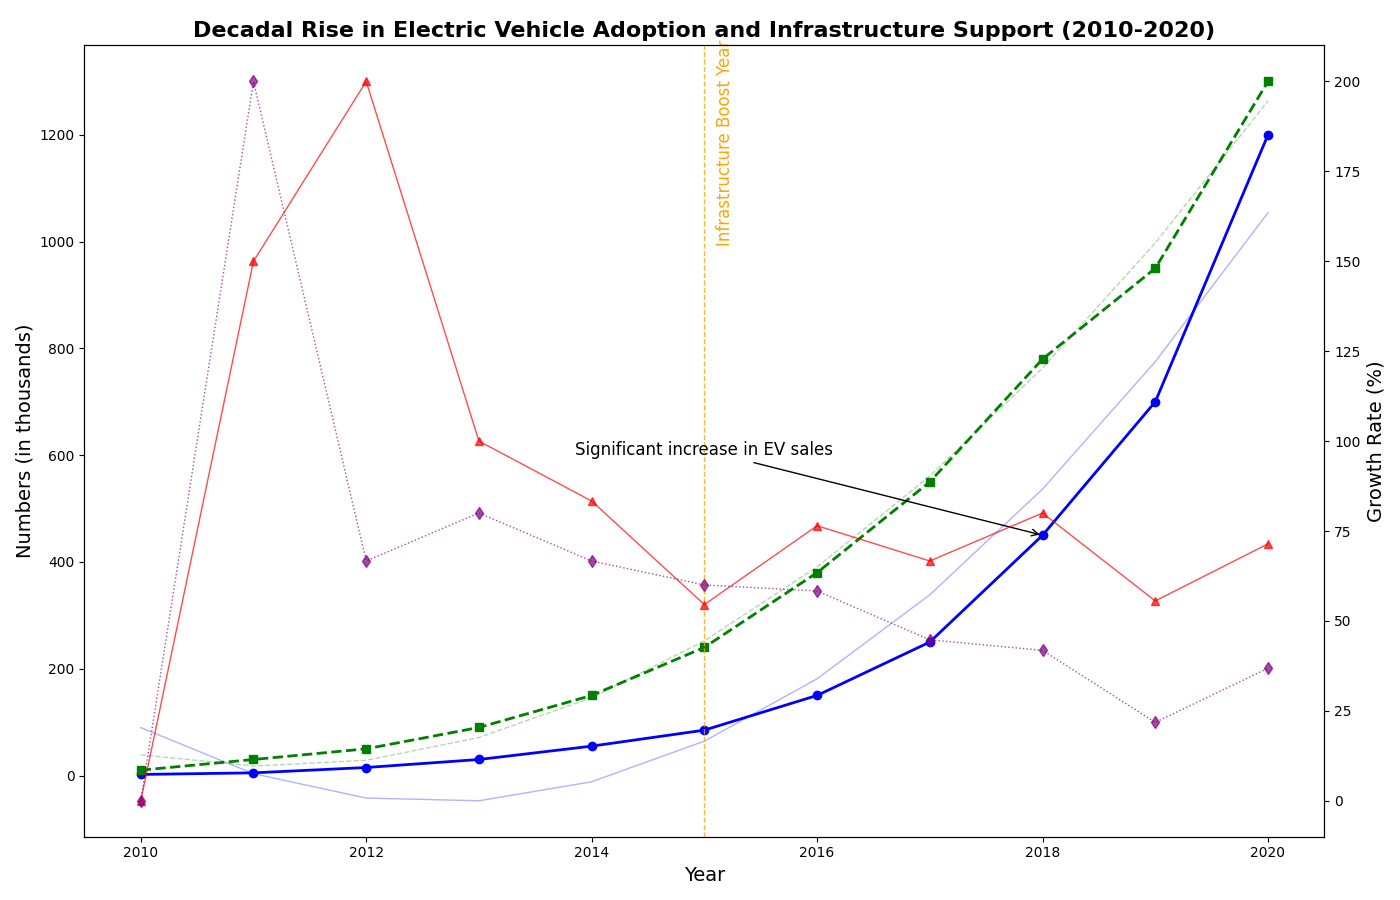

This chart was generated by the following Python code:
import matplotlib.pyplot as plt
import numpy as np

years = np.arange(2010, 2021)
num_evs_sold = [2, 5, 15, 30, 55, 85, 150, 250, 450, 700, 1200]
charging_stations = [10, 30, 50, 90, 150, 240, 380, 550, 780, 950, 1300]

def growth_rate(data):
    rates = [0]
    for i in range(1, len(data)):
        rates.append((data[i] - data[i-1]) / data[i-1] * 100)
    return rates

ev_growth_rate = growth_rate(num_evs_sold)
charging_station_rate = growth_rate(charging_stations)

fig, ax1 = plt.subplots(figsize=(14, 9))

ax1.plot(years, num_evs_sold, color='blue', linestyle='-', linewidth=2, marker='o')
ax1.plot(years, charging_stations, color='green', linestyle='--', linewidth=2, marker='s')

ax2 = ax1.twinx()
ax2.plot(years, ev_growth_rate, color='red', linestyle='-', linewidth=1, marker='^', alpha=0.7)
ax2.plot(years, charging_station_rate, color='purple', linestyle=':', linewidth=1, marker='d', alpha=0.7)

ax1.set_title('Decadal Rise in Electric Vehicle Adoption and Infrastructure Support (2010-2020)', fontsize=16, weight='bold')
ax1.set_xlabel("Year", fontsize=14)
ax1.set_ylabel("Numbers (in thousands)", fontsize=14)
ax2.set_ylabel("Growth Rate (%)", fontsize=14, color='black')

z_evs = np.polyfit(years, num_evs_sold, 2)
p_evs = np.poly1d(z_evs)
ax1.plot(years, p_evs(years), color='blue', linestyle='-', alpha=0.3, linewidth=1)

z_stations = np.polyfit(years, charging_stations, 2)
p_stations = np.poly1d(z_stations)
ax1.plot(years, p_stations(years), color='green', linestyle='--', alpha=0.3, linewidth=1)

ax1.annotate('Significant increase in EV sales', xy=(2018, 450), xytext=(2015, 600),
             arrowprops=dict(facecolor='black', arrowstyle='->'),
             fontsize=12, ha='center')

highlight_year = 2015
ax1.axvline(x=highlight_year, color='orange', linestyle='--', linewidth=1, alpha=0.8)
ax1.text(highlight_year + 0.1, 1000, 'Infrastructure Boost Year', color='orange', fontsize=12, rotation=90)

plt.tight_layout()
plt.show()
